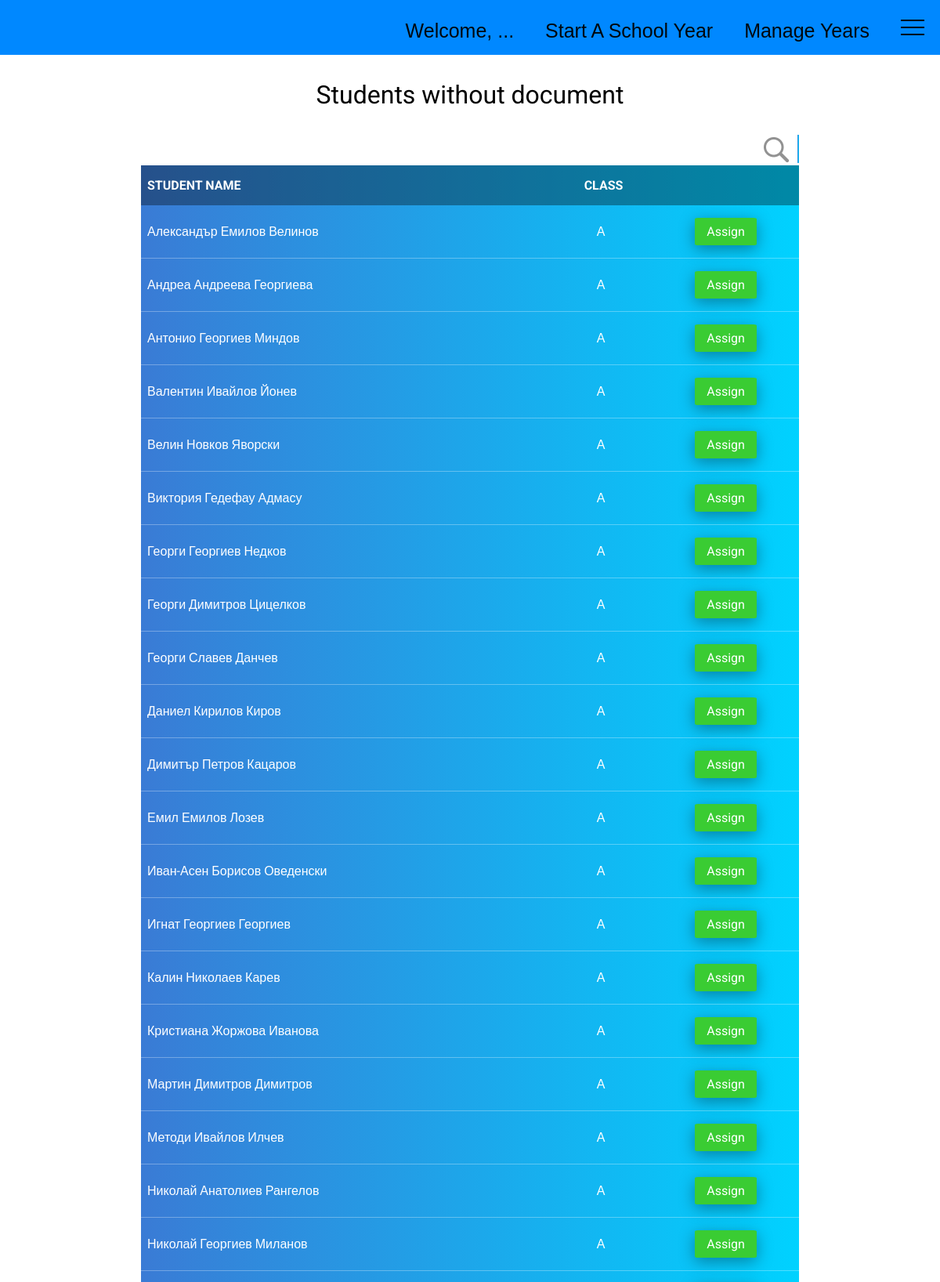
Page /admin_panel/ (upper part) on the committed database.
### admin_panel/models.py (models this page shows, shortened)
class Student(models.Model):
    id = models.AutoField(primary_key=True)
    student_name = models.CharField(max_length=200)
    student_class = models.CharField(max_length=1)
    student_number = models.IntegerField()
    system_programming = models.BooleanField(default=True)
    has_document = models.BooleanField(default=False)
    has_assignment = models.BooleanField(default=False)
    has_commission = models.BooleanField(default=False)
    has_reviewer = models.BooleanField(default=False)
    assigned_teacher = models.ForeignKey(Teacher, on_delete=models.CASCADE, null=True)
    assigned_thesis = models.ForeignKey(Thesis, on_delete=models.CASCADE, null=True)
    assigned_reviewer = models.ForeignKey(Reviewer, on_delete=models.CASCADE, null=True)

### admin_panel/views.py (the view)
def admin_homepage(request):
    students_list_document = init_list()
    students_list_assignment = init_list()
    students_list_reviewer = init_list()
    students_list_commission  = init_list()
    students_list_document = [student for student in students_list_document if student.has_document == False]
    students_list_assignment = [student for student in students_list_assignment if student.has_assignment == False]
    students_list_reviewer = [student for student in students_list_reviewer if student.has_reviewer == False]
    students_list_commission = [student for student in students_list_commission if student.has_commission == False]
    context = {'students_list_document': students_list_document,'students_list_assignment' : students_list_assignment,
               'students_list_reviewer': students_list_reviewer,'students_list_commission' : students_list_commission}
    return render(request, 'admin_homepage.html', context)

### admin_panel/views.py (called while the page is built)
def init_list():
    return list(Student.objects.order_by('student_class','student_name'))

### admin_panel/templates/admin_homepage.html (shortened to what this page needs)
{% extends 'base.html' %}
{% block extra_head %}
  {% load static %}
    <link rel="stylesheet" type="text/css" href="{% static 'admin_homepage_other/admin_homepage.css' %}">
{% endblock %}
{% block content %}
  {% load static %}
  <h1 id="document-header"> Students without document </h1>
  <div class="search">
    <img id="search-icon" class="document" src="{% static 'admin_homepage_other/search-icon.png' %}" alt="search-icon">
    <input id="document-search" type="text" name="search" placeholder="Search..." onfocus="this.placeholder = ''" onblur="this.placeholder = 'Search...'">
  </div>
  <table id="document" class="document">
    <tr>
      <th>Student Name</th>
      <th>Class</th>
      <th></th>
    </tr>
    {% if students_list_document %}
      {% for student in students_list_document %}
      <tr>
        <td>{{ student.student_name }}</td>
        <td>{{ student.student_class }}</td>
        <td>
            <a><div class="assign">Assign</div></a>
        </td>
      </tr>
      {% endfor %}
    {% endif %}
   </table>
{% endblock %}

### admin_panel/static/other_pages_other/footer_nav.css (style rules this page uses)
html,body { padding: 0; margin: 0; height: 100%; }

### admin_panel/static/admin_homepage_other/admin_homepage.css (style rules this page uses)
html,body { padding: 0; margin: 0; height: 100%; }
h1 { font-family: 'Roboto', sans-serif; margin-top: 1em; font-weight: normal; margin-bottom: 0.8em; }
.search { display: block; margin: auto; width: 70%; text-align: right; }
#search-icon { margin-bottom: -1em; padding-bottom: 0; display: inline-block; cursor: pointer; }
input[type=text] { border: 1px solid black; padding-left: 0; padding-top: 0.2em; padding-bottom: 0.2em; margin-bottom: 0.15em; height: 1.5em; font-size: 1.5em; width: 0; background: #00d2ff; background: -webkit-linear-gradient(to left, #00d2ff , #3a7bd5); background: linear-gradient(to left, #00d2ff , #3a7bd5); border: none; color: #fff; font-family: 'Roboto', sans-serif; -webkit-transition: width 0.5s ease-in-out; transition: width 0.5s ease-in-out; }
table { width: 70%; margin: auto; border-collapse: collapse; font-family: 'Roboto', sans-serif; color: #fff; background: #00d2ff; background: -webkit-linear-gradient(to left, #00d2ff , #3a7bd5); background: linear-gradient(to left, #00d2ff , #3a7bd5); }
table th { text-align: left; padding-bottom: 1em; padding-left: 0.5em; padding-top: 1em; background:rgba(0, 0, 0, 0.35); text-transform: uppercase; }
table th:last-child { text-align: center; }
table td { padding-left: 0.15em; text-align: left; padding-left: 0.5em; padding-bottom: 1em; padding-top: 1em; border-bottom: 1px solid rgba(255, 255, 255, 0.3); }
table td:not(:first-child) { padding-left: 1.5em; }
.assign { border-radius: 5%; color: #fff; background-color: #3ACC33; width: 60%; padding-top: 0.5em; padding-bottom: 0.5em; box-shadow: 0px 5px 20px rgba(0, 0, 0, 0.35); transition: background-color .5s ease-in-out, color .5s ease-in-out; }
a { text-decoration: none; }
table td:last-child { text-align: center; }

### rows in the picture
Student: student_name "Александър Емилов Велинов", student_class "А"
Student: student_name "Андреа Андреева Георгиева", student_class "А"
Student: student_name "Антонио Георгиев Миндов", student_class "А"
Student: student_name "Валентин Ивайлов Йонев", student_class "А"
Student: student_name "Велин Новков Яворски", student_class "А"
Student: student_name "Виктория Гедефау Адмасу", student_class "А"
Student: student_name "Георги Георгиев Недков", student_class "А"
Student: student_name "Георги Димитров Цицелков", student_class "А"
Student: student_name "Георги Славев Данчев", student_class "А"
Student: student_name "Даниел Кирилов Киров", student_class "А"
Student: student_name "Димитър Петров Кацаров", student_class "А"
Student: student_name "Емил Емилов Лозев", student_class "А"
Student: student_name "Иван-Асен Борисов Оведенски", student_class "А"
Student: student_name "Игнат Георгиев Георгиев", student_class "А"
Student: student_name "Калин Николаев Карев", student_class "А"
Student: student_name "Кристиана Жоржова Иванова", student_class "А"
Student: student_name "Мартин Димитров Димитров", student_class "А"
Student: student_name "Методи Ивайлов Илчев", student_class "А"
Student: student_name "Николай Анатолиев Рангелов", student_class "А"
Student: student_name "Николай Георгиев Миланов", student_class "А"
